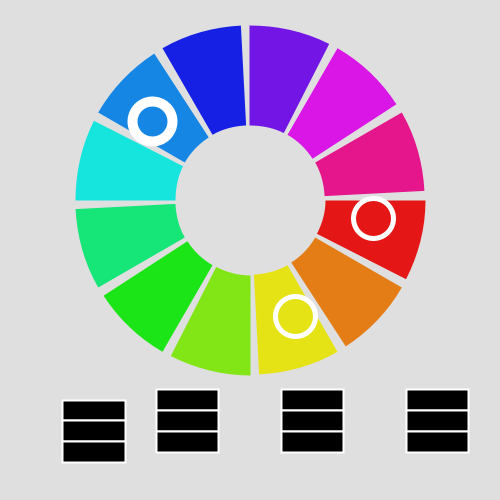
Frame 1 (no input)
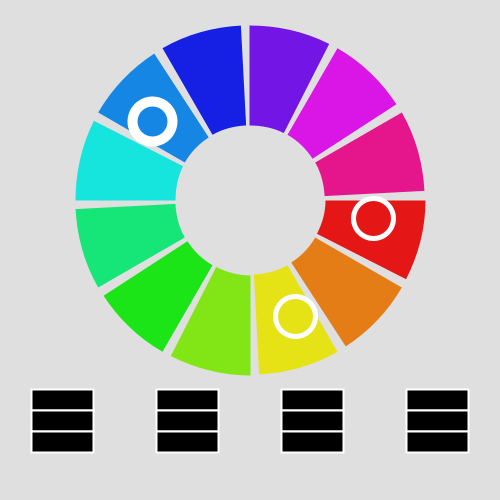
Frame 60 (the mouse pressed at the canvas centre just before this capture)
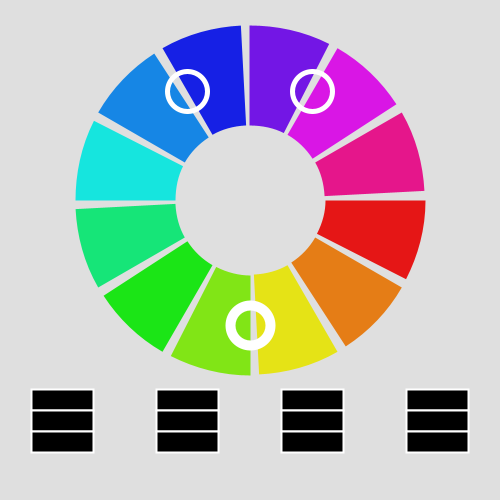
Frame 120 (the mouse held since frame 60 and released just before this capture)

The Processing sketch that drew these frames (run headless with seeded random() and noise(); from frame 60 on, the mouse is pressed at the canvas centre):

// Processing sketch: sketch_010
// ── sketch_010.pde
float oX, oY, diam, unit, x, y, c2x, c2y, c3x, c3y;
int num = 12, sz = 40, sat=90, br=90, modus, counter;
color[] f1 = {
  #000000, #000000, #000000, #000000
};
color[] f2 = {
  #000000, #000000, #000000, #000000
};
color[] f3 = {
  #000000, #000000, #000000, #000000
}; 

void setup() {
  size(500, 500);
  colorMode(HSB, 255, 100, 100);
  strokeCap(SQUARE);
  oX = width/2;
  oY = height*.4;
  diam = width/2;
  unit = TWO_PI/num;
}

void draw() {
  background(223);

  for (int i=0; i<num; i++) {

    noFill();
    stroke(255/num*i, constrain(sat, 10, 100), constrain(br, 10, 100));
    strokeWeight(100);
    arc(oX, oY, diam, diam, i*unit, (i+0.9)*unit);
  }

  float angleC1 = atan2(mouseY-oY, mouseX-oX);
  x = oX + cos(angleC1)*(diam/2);
  y = oY + sin(angleC1)*(diam/2);

  float angleC2 = atan2(y-oY, x-oX)+PI-unit;
  c2x = oX + cos(angleC2)*diam/2; 
  c2y = oY + sin(angleC2)*diam/2; 

  float angleC3 = atan2(y-oY, x-oX)+PI+unit;
  c3x = oX + cos(angleC3)*diam/2; 
  c3y = oY + sin(angleC3)*diam/2; 

  strokeWeight(10);
  stroke(#ffffff);
  ellipse(x, y, sz, sz);
  strokeWeight(5);
  ellipse(c2x, c2y, sz, sz);
  strokeWeight(5);
  ellipse(c3x, c3y, sz, sz);

  float slice = width/4;
  float boxSize = slice*.5;

  for (int i=0; i<4; i++) {
    strokeWeight(2);
    fill(f1[i]);
    rect((i+0.5)*slice, width*.8+(boxSize/3*0), boxSize, boxSize/3);
    fill(f2[i]);
    rect((i+0.5)*slice, width*.8+(boxSize/3), boxSize, boxSize/3);
    fill(f3[i]);
    rect((i+0.5)*slice, width*.8+(boxSize/3*2), boxSize, boxSize/3);
    strokeWeight(20);
    rectMode(CENTER);
  }
}

void mouseClicked() {
  f1[counter]=get(int(x), int(y));
  f2[counter]=get(int(c2x), int(c2y));
  f3[counter]=get(int(c3x), int(c3y));
  counter++;
  if (counter>3) counter=0;
}


void keyPressed() {
  if (key==CODED) {
    if (keyCode==LEFT) {
      sat--;
    }
    if (keyCode==RIGHT) {
      sat++;
    }
    if (keyCode==UP) {
      br++;
    }
    if (keyCode==DOWN) {
      br--;
    }
  }
  if (key=='r') {
    br =90;
    sat=90;
  }
}
